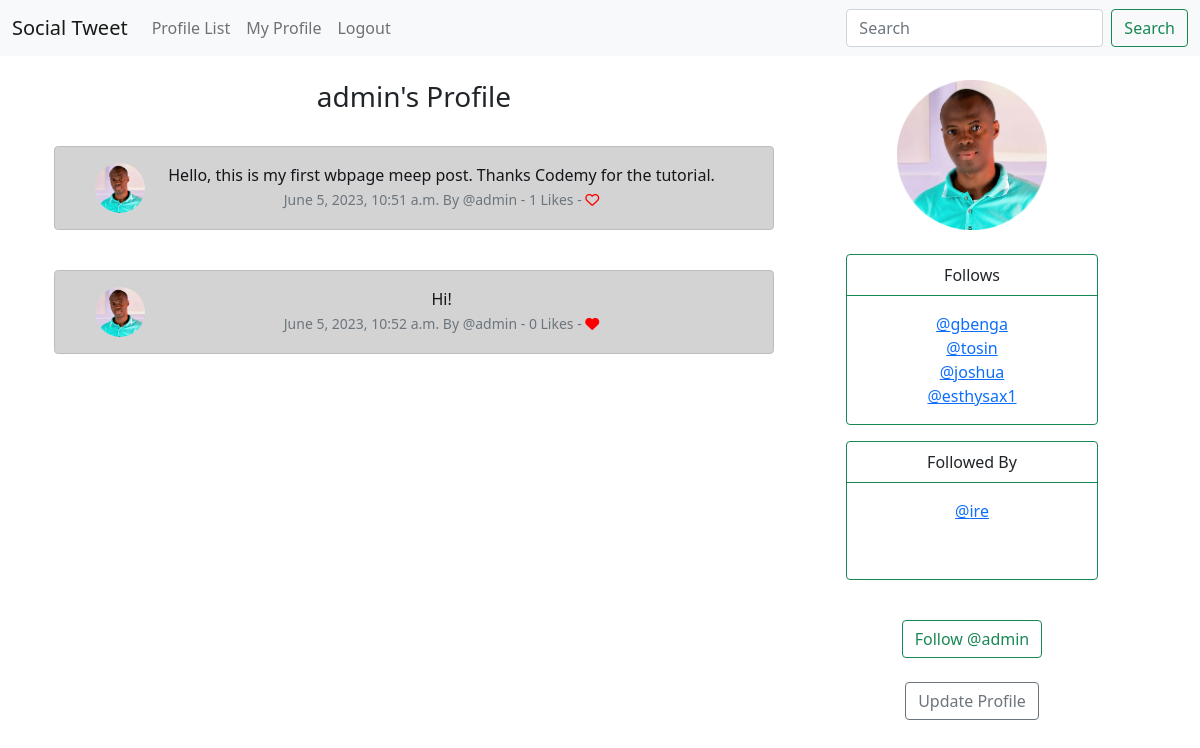
Screenshot of /profile/1 (signed in) with the database file from the repository.
### social_tweet/models.py (models this page shows, shortened)
class Profile(models.Model):
	user = models.OneToOneField(User, on_delete=models.CASCADE)
	follows = models.ManyToManyField('self',
				related_name='followed_by',
				symmetrical=False,
				blank=True)
	date_modified = models.DateTimeField(User, auto_now=True)
	profile_image = models.ImageField(null=True, blank=True, upload_to='images/')
	def __str__(self):
		return self.user.username

class Meep(models.Model):
	user = models.ForeignKey(
			User, related_name='meeps',
			on_delete=models.DO_NOTHING
			)
	body = models.CharField(max_length=200)
	created_at = models.DateTimeField(auto_now_add=True)
	likes = models.ManyToManyField(User, related_name='meep_like')
	def number_of_likes(self):
		return self.likes.count()

### social_tweet/views.py (the view, shortened to what this page needs)
# urls.py: path('profile/<int:pk>', views.profile, name='profile'),
def profile(request, pk):
	if request.user.is_authenticated:
		profile = Profile.objects.get(user_id=pk)
		meeps = Meep.objects.filter(user_id=pk).order_by('created_at')
		return render(request, 'profile.html', {'profile':profile, 'meeps':meeps})
	else:
		messages.success(request, ('You must be logged in to view profile list!'))
		return redirect('home')

### social_tweet/templates/profile.html (shortened to what this page needs)
{% extends 'base.html' %}
{% load static %}
 {% block content %}
      {% if profile %}
      <div class="container text-center">
          <div class="row">
               <div class="col-8">
                    <h3>{{ profile.user.username }}'s Profile</h3>
                    <br/>
                    {% if meeps %}
                        {% for meep in meeps %}
                    <div class="alert alert-dark" role="alert">
                        <div class="container">
                            <div class="row">
                                <div class="col-1">
                     {% if profile.profile_image %}
                                <img src="{{ profile.profile_image.url }}" width=50 height=50 class="rounded-circle" alt="{{ profile.user.username }}">
                           {% else %}
                            <img src="{% static 'images/profile_image.jpg' %}" width=50 height=50 class="rounded-circle" alt="{{ profile.user.username }}">
                            {% endif %}
                                </div>
                                <div class="col-11">
                                     {{meep.body}} <br/>
                            <small class="text-muted">
                                {{meep.created_at}} By  @{{meep.user.username}}
                     - {{ meep.number_of_likes }} Likes -
                         {% if user in meep.likes.all %}
                                <a href="{% url 'meep_like' meep.id %}"> <i class="fa fa-heart-o" style="color:red"></i></a>
                                {% else %}
                                <a href="{% url 'meep_like' meep.id %}"> <i class="fa fa-heart" style="color:red"></i></a>
                                {% endif %}
                            </small>
                                </div>
                            </div>
                        </div>
                             </div><br/>
                        {% endfor %}
                    {% endif %}
               </div>
                <div class="col-4">
                    {% if profile.profile_image %}
                     <img style="height: 150px; width: 150px;" src=" {{ profile.profile_image.url }}">
                    {% endif %}
                    <br /> <br />
          <div class="card border-success mb-3 mx-5" style="max-width: 20rem;">
            <div class="card-header bg-transparent border-success">Follows</div>
            <div class="card-body text-success">
              <p class="card-text">{% for following in profile.follows.all %}
              <a href="{% url 'profile' following.user.id %}">@{{ following }}</a> <br>
                    {% endfor %}
          </p>
            </div>
          </div>
          <div class="card border-success mb-3 mx-5" style="max-width: 20rem;">
            <div class="card-header bg-transparent border-success">Followed By</div>
            <div class="card-body text-success">
              <p class="card-text">{% for following in profile.followed_by.all %}
              <a href="{% url 'profile' following.user.id %}">@{{ following }}</a> <br>
                    {% endfor %}
          </p><br>
            </div>
          </div>
          <br/>
              <form method="POST" >
               {% if profile in user.profile.follows.all %}
                    <button class="btn btn-outline-danger" name="follow" value="unfollow" type="submit">
                         Unfollow @{{profile.user.username|lower}}
                    </button>
               {% else %}
                     <button class="btn btn-outline-success" name="follow" value="follow" type="submit">
                         Follow @{{profile.user.username|lower}}
                    </button>
               {% endif %}
          </form>
          <br />
          {% if request.user.id == profile.user.id %}
          <a href="{% url 'update_user' %}" class="btn btn-outline-secondary">Update Profile</a>
          {% endif %}
               </div>
          </div>
      </div>
      {% endif %}
{% endblock %}

### rows the page displays
Profile: user.username "admin", profile_image (picture)
Meep: profile_image (picture), body "Hello, this is my first wbpage meep post. Thanks Codemy for the tutorial.", created_at "June 5, 2023, 10:51 a.m.", user.username "admin", number_of_likes "1"
Meep: profile_image (picture), body "Hi!", created_at "June 5, 2023, 10:52 a.m.", user.username "admin", number_of_likes "0"
Profile: user.username "gbenga"
Profile: user.username "tosin"
Profile: user.username "joshua"
Profile: user.username "esthysax1"
Profile: user.username "ire"
